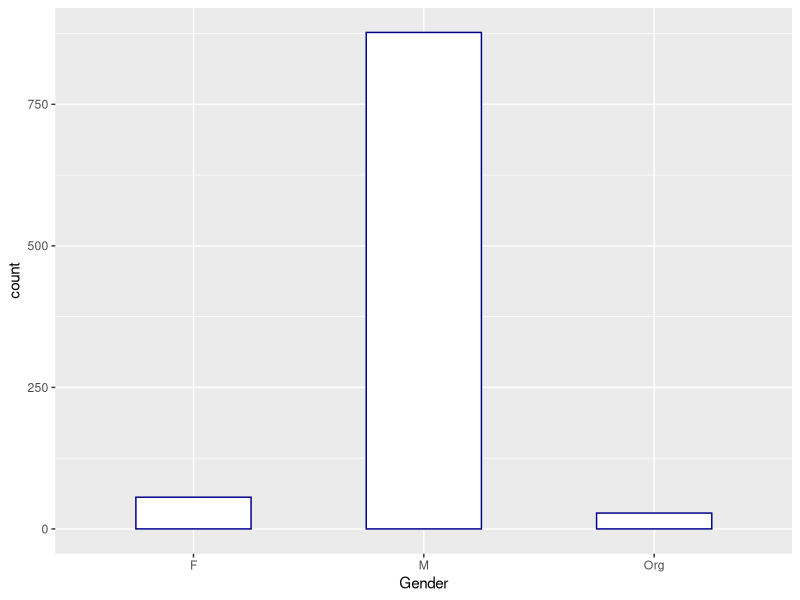
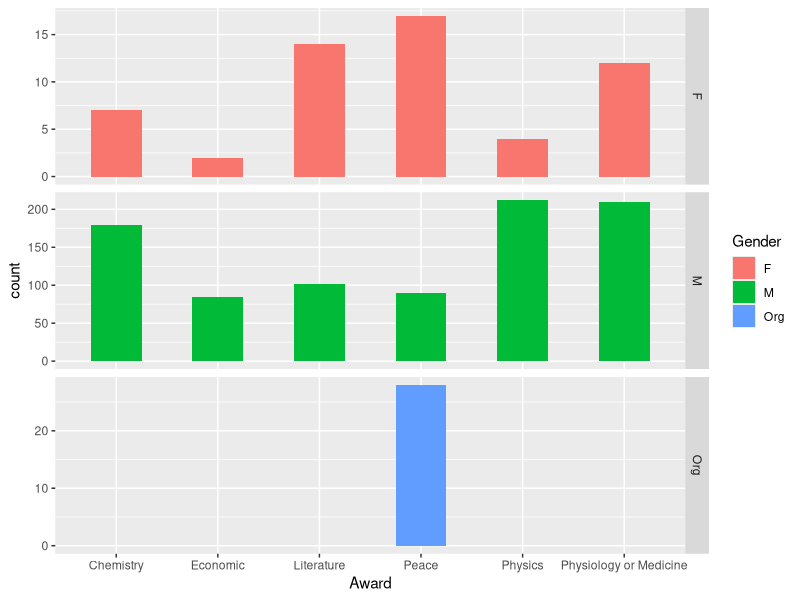

These charts were generated, in order, by the following R code: (Note: this script raises an error after producing the figures.)
#set work directory
getwd()
setwd("C:\\ÎÄµµ\\ÎÄÕÂ\\nobel prize")
getwd()
nobel <- read.csv("nobel price.csv")


#package
install.packages("ggplot2")
library(ggplot2)
suppressWarnings(suppressMessages(library("ggplot2")))
install.packages("dplyr")
library(dplyr)


#check the data
summary(nobel)
str(nobel)
factor(nobel$award.year)
nobel$award.year <- factor(nobel$award.year)

factor(nobel$Name)
nobel$Name <- factor(nobel$Name)

factor(nobel$Award)
nobel$Award <- factor(nobel$Award)

factor(nobel$Gender)
nobel$Gender <- factor(nobel$Gender)

factor(nobel$Birth.Country)
nobel$Birth.Country <- factor(nobel$Birth.Country)

factor(nobel$Birth.Continent)
nobel$Birth.Continent <- factor(nobel$Birth.Continent)

factor(nobel$award.country)
nobel$award.country <- factor(nobel$award.country)

factor(nobel$award.continent)
nobel$award.continent <- factor(nobel$award.continent)

#-----------------------------------Gender
#gender gap
a <- ggplot(data = nobel, aes(x=Gender))
a + stat_count(width = 0.5,fill = "white", color = "DarkBlue")

#nobel by gender and category
b<- ggplot(data = nobel, aes(x=Award, fill=Gender))
b + stat_count(width = 0.5) +
  facet_grid(Gender~.,scales = "free")


#Gender over Time
p1 <- as.data.frame(table(nobel$award.year, nobel$Gender))
colnames(p1) <- c("year", "gender", "Freq")
p2 <- mutate(group_by(p4, gender), cumsum = cumsum(Freq))
ggplot(subset(p2, gender != "Org")) + 
  geom_point(aes(year,log(cumsum), color = gender)) + 
  scale_x_discrete(breaks = seq(1901, 2020, 10)) +
  scale_color_manual(values = c("darkorange", "skyblue","Green")) +
  labs(x = "Year", y = "log(cumulative sum) of laureates", 
       title = "Cumulative Sum of Nobel Laureates by Gender over Time")


#Gender over time by category

p3 <- as.data.frame(table(nobel$award.year, nobel$Award, nobel$Gender))
colnames(p3) <- c("year", "category", "gender", "Freq")
p4<- mutate(group_by(p3, category, gender), cumsum = cumsum(Freq))
ggplot(subset(p4, gender != "Org")) + geom_point(aes(year, log(cumsum), color = gender)) + 
  facet_grid(category ~ .) + 
  theme_bw() + 
  scale_x_discrete(breaks = seq(1901, 2020, 10)) + 
  scale_color_manual(values = c("darkorange", "skyblue","Green")) + 
  labs(x = "Year", y = "log(cumulative sum) of laureates", 
       title = "Cumulative Sum of Nobel Laureates by Gender & Category over Time")


#-----------------------------------Age
#age by category
ggplot(subset(nobel, Gender != "Org")) + 
  geom_violin(aes(x = Award, y = award.age), fill = "LightBlue") +
  stat_summary(aes(x = Award, y = award.age), 
               fun.y = "median", geom = "point") + 
  labs(x = "Category", y = "Age (years)", 
       title = "Age Distribution of Nobel Laureates by Category")


#age distribution by year awarded
ggplot(subset(nobel, Gender != "Org"), 
       aes(x = award.year, y = award.age)) +
  facet_wrap(.~Award) + 
  geom_point() + 
  geom_smooth() +
  labs(x = "Year", y = "Age(years) at end of year", 
       title = "Age of Nobel Laureates Over Time by Category")


#-----------------------------------Continent
#continent by category
ggplot(data = nobel, aes(x = award.continent)) + 
  stat_count(width = 0.5,aes(fill = Award)) +
  labs(x = "Continent", y = "Count", title = "All Nobel Prizes by Continent and Category") + 
  scale_fill_manual(values = c("#ffffcc", "#c7e9b4", "#7fcdbb", "#41b6c4", "#2c7fb8", "#253494"),
                    name = "Category")


#continent by Gender
ggplot(data = nobel, aes(x = award.continent)) + 
  stat_count(width = 0.5, aes(fill = Gender)) +
  labs(x = "Continent", y = "Count", 
       title = "All Nobel Prizes by Continent and Gender") +
  scale_fill_manual(values = c("#41b6c4", "#ffd800", "#253494"), 
                    name = "Gender")

#Continent over time
p5 <- as.data.frame(table(nobel$award.year, nobel$award.continent))
colnames(p5) <- c("year", "Continent", "Freq")
p6<- mutate(group_by(p5, Continent), cumsum2 = cumsum(Freq))
ggplot(data = p6) + geom_point(aes(year, log(cumsum2), 
                                   color = B.Continent)) + 
  scale_x_discrete(breaks = seq(1901, 2020, 10)) +
  labs(x = "Year", y = "log(cumulative sum) of Continent", 
       title = "Cumulative Sum of Nobel Laureates by Continent over Time")

  





